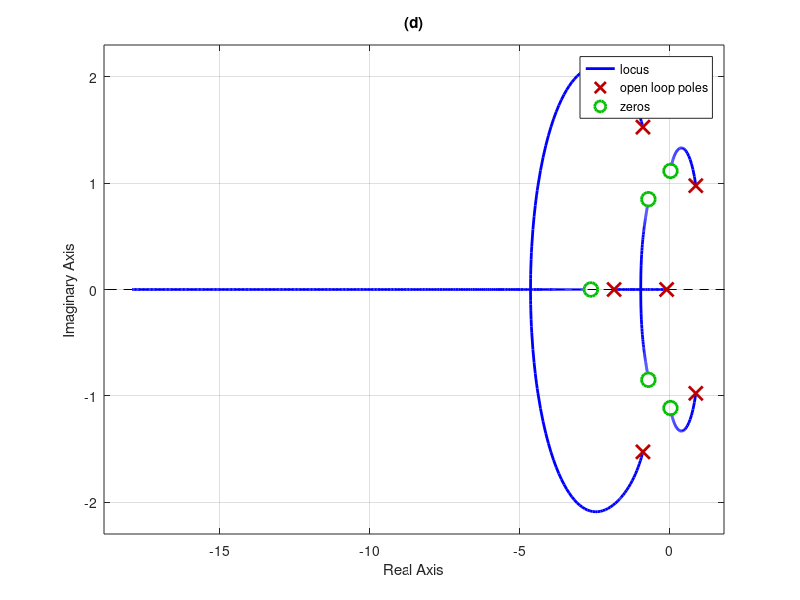

Reproduce this figure in MATLAB.
% Chapter 7: The Root Locus Method
% MP7.1
%
% 
% Part (a)
%
num=[10]; den=[1 14 43 30]; sys=tf(num,den);
rlocus(sys)
title('(a)')
pause
% 
% Part (b)
%
num=[1 20]; den=[1 5 20]; sys=tf(num,den);
rlocus(sys)
title('(b)')
pause
% 
% Part (c)
%
num=[1 1 1]; den=[1 5 10 0]; sys=tf(num,den);
rlocus(sys) 
title('(c)')
pause
% 
% Part (d)
%
num=[1 4 6 8 6 4]; den=[1 2 2 1 1 10 1]; sys=tf(num,den);
rlocus(sys) 
title('(d)')
